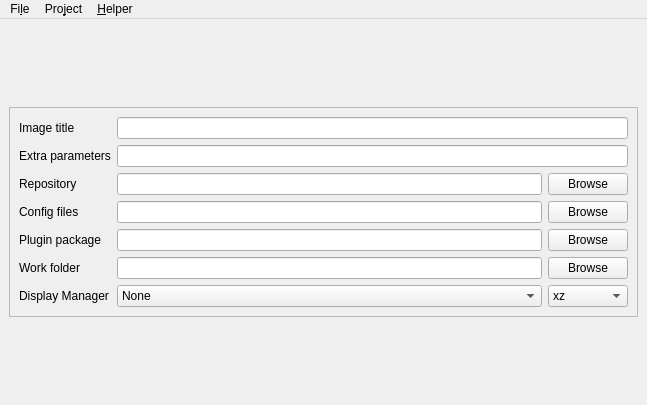
<?xml version="1.0" encoding="UTF-8"?>
<ui version="4.0">
 <class>MainWindow</class>
 <widget class="QMainWindow" name="MainWindow">
  <property name="geometry">
   <rect>
    <x>0</x>
    <y>0</y>
    <width>647</width>
    <height>405</height>
   </rect>
  </property>
  <property name="windowTitle">
   <string>Pisiman</string>
  </property>
  <property name="windowIcon">
   <iconset resource="raw.qrc">
    <normaloff>:/raw/pics/pardusman.png</normaloff>:/raw/pics/pardusman.png</iconset>
  </property>
  <widget class="QWidget" name="centralwidget">
   <layout class="QGridLayout" name="gridLayout_5">
    <item row="0" column="0">
     <widget class="QFrame" name="frame">
      <property name="sizePolicy">
       <sizepolicy hsizetype="Preferred" vsizetype="Fixed">
        <horstretch>0</horstretch>
        <verstretch>0</verstretch>
       </sizepolicy>
      </property>
      <property name="frameShape">
       <enum>QFrame::StyledPanel</enum>
      </property>
      <property name="frameShadow">
       <enum>QFrame::Raised</enum>
      </property>
      <layout class="QGridLayout" name="gridLayout_2">
       <item row="0" column="0">
        <layout class="QGridLayout" name="gridLayout">
         <item row="2" column="3">
          <widget class="QPushButton" name="pushBrowseRepository">
           <property name="text">
            <string>Browse</string>
           </property>
          </widget>
         </item>
         <item row="2" column="0">
          <widget class="QLabel" name="label_3">
           <property name="text">
            <string>Repository</string>
           </property>
          </widget>
         </item>
         <item row="5" column="3">
          <widget class="QPushButton" name="pushBrowseWorkFolder">
           <property name="text">
            <string>Browse</string>
           </property>
          </widget>
         </item>
         <item row="0" column="0">
          <widget class="QLabel" name="label">
           <property name="text">
            <string>Image title</string>
           </property>
          </widget>
         </item>
         <item row="2" column="2">
          <widget class="QLineEdit" name="lineRepository">
           <property name="toolTip">
            <string>Local or remote URL of the repository index from which the image will be created</string>
           </property>
          </widget>
         </item>
         <item row="4" column="3">
          <widget class="QPushButton" name="pushBrowsePluginPackage">
           <property name="text">
            <string>Browse</string>
           </property>
          </widget>
         </item>
         <item row="4" column="0">
          <widget class="QLabel" name="label_6">
           <property name="text">
            <string>Plugin package</string>
           </property>
          </widget>
         </item>
         <item row="5" column="2">
          <widget class="QLineEdit" name="lineWorkFolder">
           <property name="toolTip">
            <string>Path to the directory where Pardusman will work and create the related files and directories</string>
           </property>
          </widget>
         </item>
         <item row="3" column="0">
          <widget class="QLabel" name="label_4">
           <property name="text">
            <string>Config files</string>
           </property>
          </widget>
         </item>
         <item row="6" column="3">
          <widget class="QComboBox" name="comboCompression">
           <item>
            <property name="text">
             <string>xz</string>
            </property>
           </item>
           <item>
            <property name="text">
             <string>gzip</string>
            </property>
           </item>
           <item>
            <property name="text">
             <string>lzma</string>
            </property>
           </item>
           <item>
            <property name="text">
             <string>lzo</string>
            </property>
           </item>
          </widget>
         </item>
         <item row="5" column="0">
          <widget class="QLabel" name="label_2">
           <property name="text">
            <string>Work folder</string>
           </property>
          </widget>
         </item>
         <item row="6" column="2">
          <widget class="QComboBox" name="comboType">
           <item>
            <property name="text">
             <string>None</string>
            </property>
           </item>
           <item>
            <property name="text">
             <string>Lxdm</string>
            </property>
           </item>
           <item>
            <property name="text">
             <string>Lightdm</string>
            </property>
           </item>
           <item>
            <property name="text">
             <string>Mdm</string>
            </property>
           </item>
           <item>
            <property name="text">
             <string>Sddm</string>
            </property>
           </item>
          </widget>
         </item>
         <item row="1" column="2" colspan="2">
          <widget class="QLineEdit" name="lineParameters">
           <property name="toolTip">
            <string>Extra parameters to pass to the kernel command line during boot.</string>
           </property>
          </widget>
         </item>
         <item row="0" column="2" colspan="2">
          <widget class="QLineEdit" name="lineTitle">
           <property name="toolTip">
            <string>The title of the Pardus image</string>
           </property>
          </widget>
         </item>
         <item row="6" column="0">
          <widget class="QLabel" name="label_7">
           <property name="text">
            <string>Display Manager</string>
           </property>
          </widget>
         </item>
         <item row="4" column="2">
          <widget class="QLineEdit" name="linePluginPackage"/>
         </item>
         <item row="3" column="3">
          <widget class="QPushButton" name="pushBrowseConfigFiles">
           <property name="text">
            <string>Browse</string>
           </property>
          </widget>
         </item>
         <item row="1" column="0">
          <widget class="QLabel" name="label_5">
           <property name="text">
            <string>Extra parameters</string>
           </property>
          </widget>
         </item>
         <item row="3" column="2">
          <widget class="QLineEdit" name="lineConfigFiles">
           <property name="toolTip">
            <string>Path to the local directory config files</string>
           </property>
          </widget>
         </item>
        </layout>
       </item>
      </layout>
     </widget>
    </item>
    <item row="1" column="0">
     <layout class="QVBoxLayout" name="terminalLayout"/>
    </item>
   </layout>
  </widget>
  <widget class="QMenuBar" name="menubar">
   <property name="geometry">
    <rect>
     <x>0</x>
     <y>0</y>
     <width>647</width>
     <height>30</height>
    </rect>
   </property>
   <widget class="QMenu" name="menuFile">
    <property name="title">
     <string>Fi&amp;le</string>
    </property>
    <addaction name="actionNew"/>
    <addaction name="actionOpen"/>
    <addaction name="separator"/>
    <addaction name="actionSave"/>
    <addaction name="actionSaveAs"/>
    <addaction name="separator"/>
    <addaction name="actionExit"/>
   </widget>
   <widget class="QMenu" name="menuProject">
    <property name="title">
     <string>Pro&amp;ject</string>
    </property>
    <addaction name="actionUpdateRepo"/>
    <addaction name="separator"/>
    <addaction name="actionRootImagePackages"/>
    <addaction name="actionDesktopImagePackages"/>
    <addaction name="actionLivecdImagePackages"/>
    <addaction name="actionLanguages"/>
    <addaction name="separator"/>
    <addaction name="actionMakeImage"/>
    <addaction name="separator"/>
   </widget>
   <widget class="QMenu" name="menuHelper">
    <property name="title">
     <string>&amp;Helper</string>
    </property>
    <addaction name="actionMake_Repo"/>
    <addaction name="actionMake_Image"/>
    <addaction name="actionMake_Squashfs"/>
    <addaction name="actionMake_Iso"/>
   </widget>
   <addaction name="menuFile"/>
   <addaction name="menuProject"/>
   <addaction name="menuHelper"/>
  </widget>
  <action name="actionNew">
   <property name="icon" stdset="0">
    <iconset resource="raw.qrc">
     <normaloff>:/raw/pics/document-new.png</normaloff>:/raw/pics/document-new.png</iconset>
   </property>
   <property name="text">
    <string>&amp;New</string>
   </property>
  </action>
  <action name="actionOpen">
   <property name="icon" stdset="0">
    <iconset resource="raw.qrc">
     <normaloff>:/raw/pics/document-open.png</normaloff>:/raw/pics/document-open.png</iconset>
   </property>
   <property name="text">
    <string>&amp;Open...</string>
   </property>
  </action>
  <action name="actionSave">
   <property name="icon" stdset="0">
    <iconset resource="raw.qrc">
     <normaloff>:/raw/pics/document-save.png</normaloff>:/raw/pics/document-save.png</iconset>
   </property>
   <property name="text">
    <string>&amp;Save</string>
   </property>
  </action>
  <action name="actionSaveAs">
   <property name="icon" stdset="0">
    <iconset resource="raw.qrc">
     <normaloff>:/raw/pics/document-save-as.png</normaloff>:/raw/pics/document-save-as.png</iconset>
   </property>
   <property name="text">
    <string>Sa&amp;ve As...</string>
   </property>
  </action>
  <action name="actionExit">
   <property name="icon" stdset="0">
    <iconset resource="raw.qrc">
     <normaloff>:/raw/pics/application-exit.png</normaloff>:/raw/pics/application-exit.png</iconset>
   </property>
   <property name="text">
    <string>&amp;Exit</string>
   </property>
  </action>
  <action name="actionUpdateRepo">
   <property name="icon" stdset="0">
    <iconset resource="raw.qrc">
     <normaloff>:/raw/pics/view-refresh.png</normaloff>:/raw/pics/view-refresh.png</iconset>
   </property>
   <property name="text">
    <string>&amp;Update Repo</string>
   </property>
  </action>
  <action name="actionPackages">
   <property name="icon" stdset="0">
    <iconset resource="raw.qrc">
     <normaloff>:/raw/pics/applications-other.png</normaloff>:/raw/pics/applications-other.png</iconset>
   </property>
   <property name="text">
    <string>&amp;Packages...</string>
   </property>
  </action>
  <action name="actionRootImagePackages">
   <property name="icon" stdset="0">
    <iconset resource="raw.qrc">
     <normaloff>:/raw/pics/applications-other.png</normaloff>:/raw/pics/applications-other.png</iconset>
   </property>
   <property name="text">
    <string>&amp;Root Image Packages...</string>
   </property>
  </action>
  <action name="actionLanguages">
   <property name="icon" stdset="0">
    <iconset resource="raw.qrc">
     <normaloff>:/raw/pics/applications-education-language.png</normaloff>:/raw/pics/applications-education-language.png</iconset>
   </property>
   <property name="text">
    <string>La&amp;nguages...</string>
   </property>
  </action>
  <action name="actionMakeImage">
   <property name="icon" stdset="0">
    <iconset resource="raw.qrc">
     <normaloff>:/raw/pics/media-optical.png</normaloff>:/raw/pics/media-optical.png</iconset>
   </property>
   <property name="text">
    <string>&amp;Make Image</string>
   </property>
  </action>
  <action name="actionLivecdImagePackages">
   <property name="icon" stdset="0">
    <iconset resource="raw.qrc">
     <normaloff>:/raw/pics/applications-other.png</normaloff>:/raw/pics/applications-other.png</iconset>
   </property>
   <property name="text">
    <string>&amp;Live Util Packages</string>
   </property>
  </action>
  <action name="actionDesktopImagePackages">
   <property name="icon" stdset="0">
    <iconset resource="raw.qrc">
     <normaloff>:/raw/pics/applications-other.png</normaloff>:/raw/pics/applications-other.png</iconset>
   </property>
   <property name="text">
    <string>&amp;Desktop Image Packages</string>
   </property>
  </action>
  <action name="action">
   <property name="icon" stdset="0">
    <iconset resource="raw.qrc">
     <normaloff>:/raw/pics/folder-new.png</normaloff>:/raw/pics/folder-new.png</iconset>
   </property>
   <property name="text">
    <string>Ma&amp;ke Repo</string>
   </property>
   <property name="toolTip">
    <string>Create  only local repo </string>
   </property>
  </action>
  <action name="action_2">
   <property name="icon" stdset="0">
    <iconset resource="raw.qrc">
     <normaloff>:/raw/pics/list-add.png</normaloff>:/raw/pics/list-add.png</iconset>
   </property>
   <property name="text">
    <string>Make &amp;Squashfs</string>
   </property>
   <property name="toolTip">
    <string>Make Only Squashfs Image</string>
   </property>
  </action>
  <action name="action_3">
   <property name="icon" stdset="0">
    <iconset resource="raw.qrc">
     <normaloff>:/raw/pics/media-optical.png</normaloff>:/raw/pics/media-optical.png</iconset>
   </property>
   <property name="text">
    <string>Make &amp;Iso</string>
   </property>
   <property name="toolTip">
    <string>skip other steps</string>
   </property>
  </action>
  <action name="actionMake_Repo">
   <property name="icon" stdset="0">
    <iconset resource="raw.qrc">
     <normaloff>:/raw/pics/folder-new.png</normaloff>:/raw/pics/folder-new.png</iconset>
   </property>
   <property name="text">
    <string>&amp;Make Repo</string>
   </property>
  </action>
  <action name="actionMake_Squashfs">
   <property name="icon" stdset="0">
    <iconset resource="raw.qrc">
     <normaloff>:/raw/pics/list-add.png</normaloff>:/raw/pics/list-add.png</iconset>
   </property>
   <property name="text">
    <string>Make &amp;Squashfs</string>
   </property>
  </action>
  <action name="actionMake_Iso">
   <property name="icon" stdset="0">
    <iconset resource="raw.qrc">
     <normaloff>:/raw/pics/media-optical.png</normaloff>:/raw/pics/media-optical.png</iconset>
   </property>
   <property name="text">
    <string>Ma&amp;ke Iso</string>
   </property>
  </action>
  <action name="actionMake_Image">
   <property name="icon" stdset="0">
    <iconset resource="raw.qrc">
     <normaloff>:/raw/pics/applications-other.png</normaloff>:/raw/pics/applications-other.png</iconset>
   </property>
   <property name="text">
    <string>Make &amp;Image</string>
   </property>
  </action>
 </widget>
 <tabstops>
  <tabstop>lineTitle</tabstop>
  <tabstop>lineParameters</tabstop>
  <tabstop>lineRepository</tabstop>
  <tabstop>lineConfigFiles</tabstop>
  <tabstop>linePluginPackage</tabstop>
  <tabstop>lineWorkFolder</tabstop>
  <tabstop>comboType</tabstop>
  <tabstop>pushBrowseRepository</tabstop>
  <tabstop>pushBrowseConfigFiles</tabstop>
  <tabstop>pushBrowsePluginPackage</tabstop>
  <tabstop>pushBrowseWorkFolder</tabstop>
  <tabstop>comboCompression</tabstop>
 </tabstops>
 <resources>
  <include location="raw.qrc"/>
 </resources>
 <connections/>
</ui>
